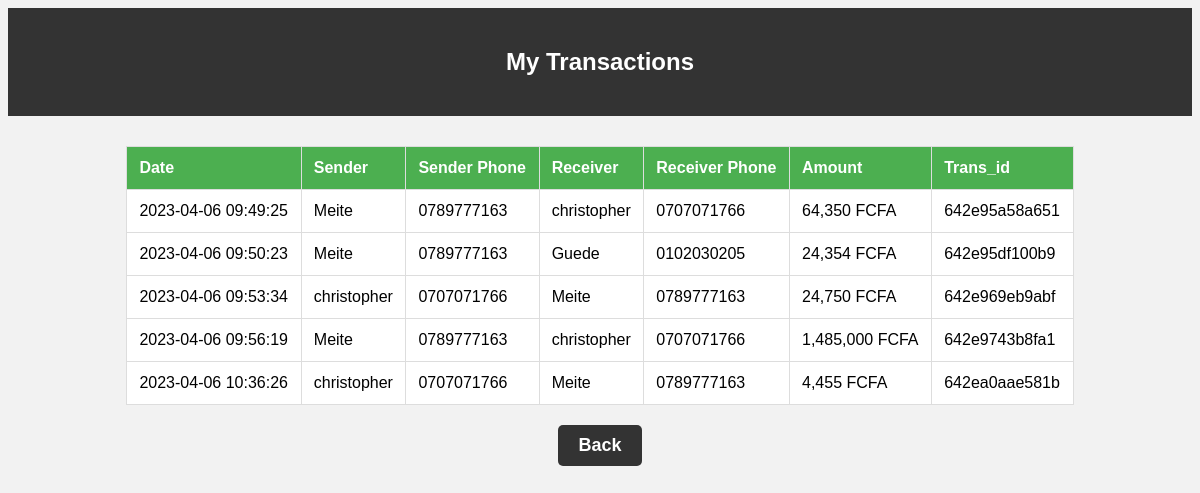
Screenshot of /transactionDetail.php (signed in) with the database file from the repository.
### tables this page shows
CREATE TABLE `transaction` (
  `transaction_id` int(11) NOT NULL,
  `transaction_number` varchar(100) DEFAULT NULL,
  `sender` varchar(111) NOT NULL,
  `receiver` varchar(111) NOT NULL,
  `timestamp` timestamp NOT NULL DEFAULT current_timestamp() ON UPDATE current_timestamp(),
  `amount` int(11) NOT NULL,
  `fees` decimal(10,2) NOT NULL DEFAULT 0.00
);

CREATE TABLE `atlasin` (
  `id` int(11) UNSIGNED NOT NULL,
  `name` text NOT NULL,
  `email` varchar(100) NOT NULL,
  `phone` varchar(10) NOT NULL,
  `password` int(4) NOT NULL,
  `balance` int(11) NOT NULL
);

### transactionDetail.php (the view, shortened to what this page needs)
<?php
include "db_connect.php";
$id = $_SESSION['id'];
$sql_transactions = "SELECT t.timestamp, s.name as sender_name, s.phone as sender_phone, r.name as receiver_name, r.phone
as receiver_phone, (t.amount - t.fees) as amount ,t.transaction_number as trans_id
                     FROM transaction t
                     JOIN atlasin s ON t.sender = s.id
                     JOIN atlasin r ON t.receiver = r.id
                     WHERE t.sender='$id' OR t.receiver='$id'";
$result_transactions = mysqli_query($conn, $sql_transactions);
?>
<!DOCTYPE html>
<html>
<head>
</head>
<body>
    <header>
    <h2>My Transactions</h2>
    </header>
    <?php if (mysqli_num_rows($result_transactions) > 0): ?>
        <table>
            <thead>
                <tr>
                   <th>Date</th>
								<th>Sender</th>
								<th>Sender Phone</th>
								<th>Receiver</th>
								<th>Receiver Phone</th>
								<th>Amount</th>
                                <th>Trans_id</th>
                </tr>
            </thead>
            <tbody>
                <?php while ($row = mysqli_fetch_assoc($result_transactions)): ?>
                    <tr>
                       <td><?php echo $row['timestamp']; ?></td>
									<td><?php echo $row['sender_name']; ?></td>
									<td><?php echo $row['sender_phone']; ?></td>
									<td><?php echo $row['receiver_name']; ?></td>
									<td><?php echo $row['receiver_phone']; ?></td>
                                    <td><?php echo number_format($row['amount'], 0, '', ','); ?> FCFA</td>
                                    <td><?php echo $row['trans_id']; ?></td>
                    </tr>
                <?php endwhile; ?>
            </tbody>
        </table>
    <?php else: ?>
        <p>No transactions found.</p>
    <?php endif; ?>
    <div class="button-container-div">
    <input type="button" value="Back" onclick="window.location.href='atlasmoney.php'">
    </div>
</body>
</html>

### transactionDetail.php (style rules this page uses)
body { font-family: Arial, sans-serif; background-color: #f2f2f2; }
header { background-color: #333; color: #fff; padding: 20px; text-align: center; margin-bottom: 30px; }
table { background-color: #fff; width: 80%; margin: 20px auto; border-collapse: collapse; }
th, td { padding: 12px; text-align: left; border: 1px solid #ddd; }
th { background-color: #4CAF50; color: #fff; }
h2 { text-align: center; margin-top: 20px; }
input[type="button"] { background-color: #333; color: #fff; border: none; padding: 10px 20px; font-size: 18px; font-weight: bold; border-radius: 5px; cursor: pointer; }
.button-container-div { text-align: center; height: 40vh; }

### rows the page displays
transaction: timestamp "2023-04-06 09:49:25", atlasin.name "Meite", atlasin.phone "0789777163", atlasin.name "christopher", atlasin.phone "0707071766", amount "64,350", transaction_number "642e95a58a651"
transaction: timestamp "2023-04-06 09:50:23", atlasin.name "Meite", atlasin.phone "0789777163", atlasin.name "Guede", atlasin.phone "0102030205", amount "24,354", transaction_number "642e95df100b9"
transaction: timestamp "2023-04-06 09:53:34", atlasin.name "christopher", atlasin.phone "0707071766", atlasin.name "Meite", atlasin.phone "0789777163", amount "24,750", transaction_number "642e969eb9abf"
transaction: timestamp "2023-04-06 09:56:19", atlasin.name "Meite", atlasin.phone "0789777163", atlasin.name "christopher", atlasin.phone "0707071766", amount "1,485,000", transaction_number "642e9743b8fa1"
transaction: timestamp "2023-04-06 10:36:26", atlasin.name "christopher", atlasin.phone "0707071766", atlasin.name "Meite", atlasin.phone "0789777163", amount "4,455", transaction_number "642ea0aae581b"
